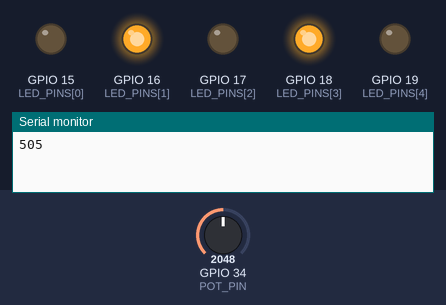
A sketch run on a simulated ESP32. Shown: output pins drawn as LEDs (lit = HIGH), the last lines printed to the serial monitor. Inputs (shaded band) come from the test bench; at power-on: GPIO 34 (POT_PIN) = 2048 (analog values on the 0–4095 scale).

Above: at 5.3 s.
At 6.7 s:
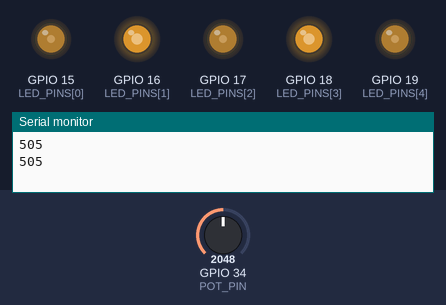
6.8 s: GPIO 34 (POT_PIN) set to 491
At 8.9 s:
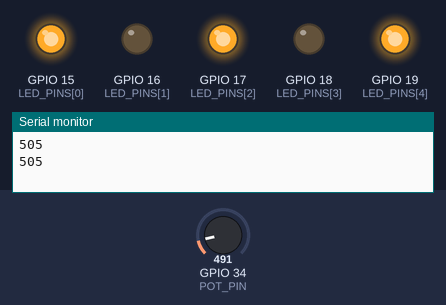
Timing chart, 0 to 13.9 s (numbered marks = the images above; inputs shaded):
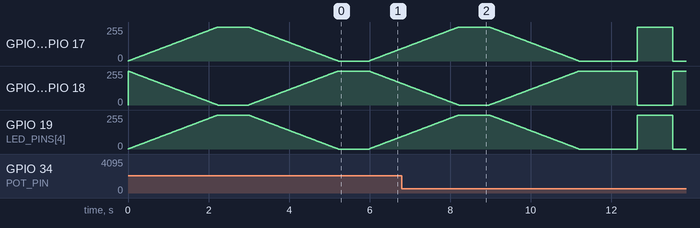

The sketch:

P5_Fade_Speed.ino
```cpp
#include <Arduino.h>

// ---------- Hardware ----------
#define POT_PIN        34                       // potentiometer wiper
#define LED_COUNT      5
const int LED_PINS[LED_COUNT] = {15, 16, 17, 18, 19};   // each through 150 ohm to GND

// ---------- PWM settings ----------
#define PWM_FREQ_HZ    1000
#define PWM_RES_BITS   12
#define DUTY_MAX       4095

// ---------- Fade speed ----------
#define MIN_DELAY_US   10                       // pot at 0 %: fastest fade
#define MAX_DELAY_US   1000                     // pot at 100 %: slowest fade
#define HOLD_FACTOR    1500                     // pause at each end = 1500 x the step delay

// Group A = GPIO15, 17, 19 (LED index 0, 2, 4); group B = GPIO16, 18 (index 1, 3)
void showBrightness(int dutyA) {
  int dutyB = DUTY_MAX - dutyA;                 // group B always does the opposite
  for (int i = 0; i < LED_COUNT; i++) {
    ledcWrite(LED_PINS[i], (i % 2 == 0) ? dutyA : dutyB);
  }
}

void setup() {
  Serial.begin(115200);
  analogReadResolution(12);
  for (int i = 0; i < LED_COUNT; i++) {
    ledcAttach(LED_PINS[i], PWM_FREQ_HZ, PWM_RES_BITS);
    ledcWrite(LED_PINS[i], 0);
  }
}

void loop() {
  // 1) Read the pot once per cycle and turn it into a step delay
  uint16_t fadeDelay = map(analogRead(POT_PIN), 0, 4095, MIN_DELAY_US, MAX_DELAY_US);
  Serial.println(fadeDelay);

  // 2) Group A fades in while group B fades out
  for (int duty = 0; duty <= DUTY_MAX; duty++) {
    showBrightness(duty);
    delayMicroseconds(fadeDelay);
  }
  delayMicroseconds(HOLD_FACTOR * fadeDelay);   // short pause at full brightness

  // 3) The other way round: group A fades out while group B fades in
  for (int duty = DUTY_MAX; duty >= 0; duty--) {
    showBrightness(duty);
    delayMicroseconds(fadeDelay);
  }
  delayMicroseconds(HOLD_FACTOR * fadeDelay);
}
```
